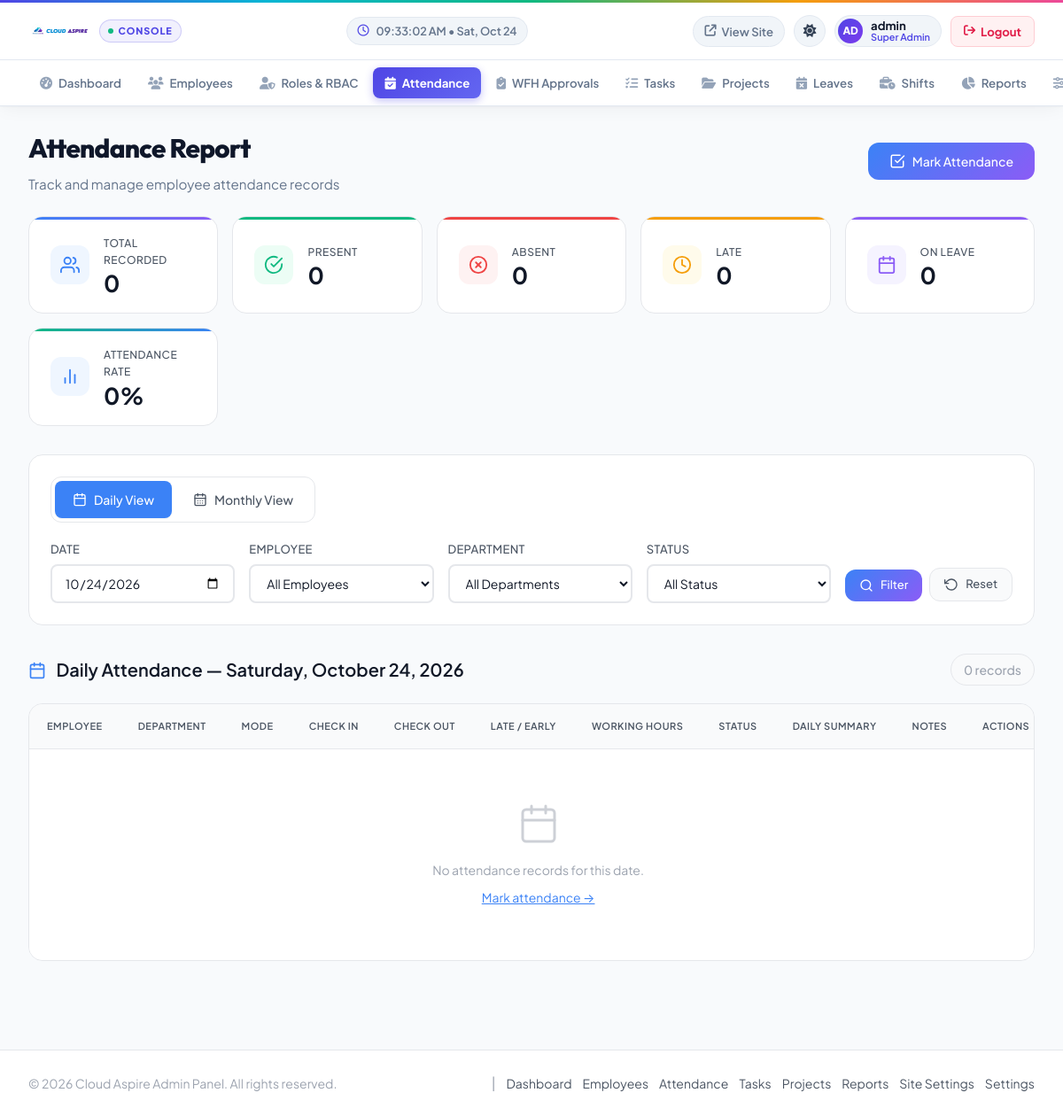
The app's page /admin/attendance.php (signed in) with its own data.
### tables this page shows
CREATE TABLE `site_settings` (
  `id` int(11) NOT NULL AUTO_INCREMENT,
  `site_name` varchar(120) NOT NULL,
  `tagline` varchar(255) DEFAULT NULL,
  `brand_color` varchar(20) DEFAULT '#4f46e5',
  `support_email` varchar(255) DEFAULT NULL,
  `support_phone` varchar(50) DEFAULT NULL,
  `logo` varchar(255) DEFAULT NULL,
  `favicon` varchar(255) DEFAULT NULL,
  `smtp_host` varchar(255) DEFAULT NULL,
  `smtp_port` smallint(5) unsigned NOT NULL DEFAULT 587,
  `smtp_encryption` varchar(10) NOT NULL DEFAULT 'tls',
  `smtp_username` varchar(255) DEFAULT NULL,
  `smtp_password` text DEFAULT NULL,
  `smtp_from_email` varchar(255) DEFAULT NULL,
  `smtp_from_name` varchar(120) DEFAULT NULL,
  `is_active` tinyint(1) NOT NULL DEFAULT 1,
  `created_at` timestamp NOT NULL DEFAULT current_timestamp(),
  `updated_at` timestamp NOT NULL DEFAULT current_timestamp() ON UPDATE current_timestamp(),
  `office_name` varchar(150) NOT NULL DEFAULT 'Cloud Aspire Headquarters',
  `office_address` varchar(255) DEFAULT NULL,
  `office_latitude` decimal(10,8) DEFAULT 11.94160000,
  `office_longitude` decimal(11,8) DEFAULT 79.80830000,
  `office_radius_meters` int(11) NOT NULL DEFAULT 100,
  `location_attendance_enabled` tinyint(1) NOT NULL DEFAULT 1,
  `wfh_early_window_minutes` int(11) NOT NULL DEFAULT 15,
  `wfh_grace_period_minutes` int(11) NOT NULL DEFAULT 15,
  `wfh_late_threshold_minutes` int(11) NOT NULL DEFAULT 30,
  `wfh_auto_reschedule_allowed` tinyint(1) NOT NULL DEFAULT 0,
  PRIMARY KEY (`id`)
);

### admin/attendance.php (the view, shortened to what this page needs)
<?php
require_once '../app/AttendanceHelper.php';
$currentPage = 'attendance';
$filterDate = $_GET['filter_date'] ?? date('Y-m-d');
$filterMonth = $_GET['filter_month'] ?? date('Y-m');
$viewMode = $_GET['view'] ?? 'daily';
$dailyRecords = [];
if ($viewMode === 'daily') {
 $sql = "SELECT a.*, e.first_name, e.last_name, e.department, e.position, e.work_mode
  FROM attendance a
  JOIN employees e ON a.employee_id = e.id
  WHERE a.date = ?";
 $params = [$filterDate];
 $sql .= " ORDER BY e.first_name ASC";
 try {
  $stmt = $pdo->prepare($sql);
  $stmt->execute($params);
  $dailyRecords = $stmt->fetchAll();
 } catch (PDOException $e) {
  error_log($e->getMessage());
 }
}
$totalPresent = 0;
$totalAbsent = 0;
$totalLate = 0;
$totalOnLeave = 0;
$totalHalfDay = 0;
$totalRecorded = 0;
$attendanceRate = $totalRecorded > 0 ? round((($totalPresent + $totalLate + $totalHalfDay) / $totalRecorded) * 100, 1) : 0;
?>
<?php include 'header.php'; ?>
<div class="page-header">
 <div>
  <h1 class="page-title">Attendance Report</h1>
  <p class="page-subtitle">Track and manage employee attendance records</p>
 </div>
 <div style="display: flex; gap: 12px;">
  <button class="btn btn-primary" onclick="openMarkAttendanceModal()">
  <svg width="18" height="18" viewBox="0 0 24 24" fill="none" stroke="currentColor" stroke-width="2" stroke-linecap="round" stroke-linejoin="round">
  <polyline points="9 11 12 14 22 4"></polyline>
  <path d="M21 12v7a2 2 0 0 1-2 2H5a2 2 0 0 1-2-2V5a2 2 0 0 1 2-2h11"></path>
  </svg>
  Mark Attendance
  </button>
 </div>
</div>
<div class="att-stats-grid">
 <div class="att-stat-card att-stat--total">
  <div class="att-stat-icon">
  <svg viewBox="0 0 24 24" fill="none" stroke="currentColor" stroke-width="2" stroke-linecap="round" stroke-linejoin="round">
  <path d="M17 21v-2a4 4 0 0 0-4-4H5a4 4 0 0 0-4 4v2"></path>
  <circle cx="9" cy="7" r="4"></circle>
  <path d="M23 21v-2a4 4 0 0 0-3-3.87"></path>
  <path d="M16 3.13a4 4 0 0 1 0 7.75"></path>
  </svg>
  </div>
  <div class="att-stat-info">
  <span class="att-stat-label">Total Recorded</span>
  <span class="att-stat-value"><?php echo $totalRecorded; ?></span>
  </div>
 </div>
 <div class="att-stat-card att-stat--present">
  <div class="att-stat-icon">
  <svg viewBox="0 0 24 24" fill="none" stroke="currentColor" stroke-width="2" stroke-linecap="round" stroke-linejoin="round">
  <path d="M22 11.08V12a10 10 0 1 1-5.93-9.14"></path>
  <polyline points="22 4 12 14.01 9 11.01"></polyline>
  </svg>
  </div>
  <div class="att-stat-info">
  <span class="att-stat-label">Present</span>
  <span class="att-stat-value"><?php echo $totalPresent; ?></span>
  </div>
 </div>
 <div class="att-stat-card att-stat--absent">
  <div class="att-stat-icon">
  <svg viewBox="0 0 24 24" fill="none" stroke="currentColor" stroke-width="2" stroke-linecap="round" stroke-linejoin="round">
  <circle cx="12" cy="12" r="10"></circle>
  <line x1="15" y1="9" x2="9" y2="15"></line>
  <line x1="9" y1="9" x2="15" y2="15"></line>
  </svg>
  </div>
  <div class="att-stat-info">
  <span class="att-stat-label">Absent</span>
  <span class="att-stat-value"><?php echo $totalAbsent; ?></span>
  </div>
 </div>
 <div class="att-stat-card att-stat--late">
  <div class="att-stat-icon">
  <svg viewBox="0 0 24 24" fill="none" stroke="currentColor" stroke-width="2" stroke-linecap="round" stroke-linejoin="round">
  <circle cx="12" cy="12" r="10"></circle>
  <polyline points="12 6 12 12 16 14"></polyline>
  </svg>
  </div>
  <div class="att-stat-info">
  <span class="att-stat-label">Late</span>
  <span class="att-stat-value"><?php echo $totalLate; ?></span>
  </div>
 </div>
 <div class="att-stat-card att-stat--leave">
  <div class="att-stat-icon">
  <svg viewBox="0 0 24 24" fill="none" stroke="currentColor" stroke-width="2" stroke-linecap="round" stroke-linejoin="round">
  <rect x="3" y="4" width="18" height="18" rx="2" ry="2"></rect>
  <line x1="16" y1="2" x2="16" y2="6"></line>
  <line x1="8" y1="2" x2="8" y2="6"></line>
  <line x1="3" y1="10" x2="21" y2="10"></line>
  </svg>
  </div>
  <div class="att-stat-info">
  <span class="att-stat-label">On Leave</span>
  <span class="att-stat-value"><?php echo $totalOnLeave; ?></span>
  </div>
 </div>
 <div class="att-stat-card att-stat--rate">
  <div class="att-stat-icon">
  <svg viewBox="0 0 24 24" fill="none" stroke="currentColor" stroke-width="2" stroke-linecap="round" stroke-linejoin="round">
  <line x1="18" y1="20" x2="18" y2="10"></line>
  <line x1="12" y1="20" x2="12" y2="4"></line>
  <line x1="6" y1="20" x2="6" y2="14"></line>
  </svg>
  </div>
  <div class="att-stat-info">
  <span class="att-stat-label">Attendance Rate</span>
  <span class="att-stat-value"><?php echo $attendanceRate; ?>%</span>
  </div>
 </div>
</div>
<div class="att-filters-section">
 <div class="att-view-toggle">
  <a href="?view=daily&filter_date=<?php echo htmlspecialchars($filterDate); ?>" class="att-view-btn <?php echo $viewMode === 'daily' ? 'active' : ''; ?>">
  Daily View
  </a>
  <a href="?view=monthly&filter_month=<?php echo htmlspecialchars($filterMonth); ?>" class="att-view-btn <?php echo $viewMode === 'monthly' ? 'active' : ''; ?>">
  Monthly View
  </a>
 </div>
 <form class="att-filters-form" method="GET" action="">
  <?php if ($viewMode === 'daily'): ?>
  <div class="att-filter-group">
  <label>Date</label>
  <input type="date" name="filter_date" class="input" value="<?php echo htmlspecialchars($filterDate); ?>">
  </div>
  <?php endif; ?>
  <div class="att-filter-group">
  <label>Employee</label>
  <select name="filter_employee" class="input">
  <option value="">All Employees</option>
  </select>
  </div>
  <div class="att-filter-group">
  <label>Department</label>
  <select name="filter_department" class="input">
  <option value="">All Departments</option>
  </select>
  </div>
  <?php if ($viewMode === 'daily'): ?>
  <div class="att-filter-group">
  <label>Status</label>
  <select name="filter_status" class="input">
  <option value="">All Status</option>
  </select>
  </div>
  <?php endif; ?>
  <div class="att-filter-actions">
  <button type="submit" class="btn btn-primary btn-sm">
  <svg width="16" height="16" viewBox="0 0 24 24" fill="none" stroke="currentColor" stroke-width="2" stroke-linecap="round" stroke-linejoin="round">
  <circle cx="11" cy="11" r="8"></circle>
  <line x1="21" y1="21" x2="16.65" y2="16.65"></line>
  </svg>
  Filter
  </button>
  <a href="?view=<?php echo htmlspecialchars($viewMode); ?>" class="btn btn-secondary btn-sm">
  <svg width="16" height="16" viewBox="0 0 24 24" fill="none" stroke="currentColor" stroke-width="2" stroke-linecap="round" stroke-linejoin="round">
  <polyline points="1 4 1 10 7 10"></polyline>
  <path d="M3.51 15a9 9 0 1 0 2.13-9.36L1 10"></path>
  </svg>
  Reset
  </a>
  </div>
 </form>
</div>
<?php if ($viewMode === 'daily'): ?>
<div class="section">
 <div class="section-header">
  <h2 class="section-title">
  Daily Attendance — <?php echo date('l, F j, Y', strtotime($filterDate)); ?>
  </h2>
  <span class="att-record-count"><?php echo count($dailyRecords); ?> records</span>
 </div>
 <div class="table-container">
  <table>
  <thead>
  <tr>
  <th>Employee</th>
  <th>Department</th>
  <th>Mode</th>
  <th>Check In</th>
  <th>Check Out</th>
  <th>Late / Early</th>
  <th>Working Hours</th>
  <th>Status</th>
  <th>Daily Summary</th>
  <th>Notes</th>
  <th>Actions</th>
  </tr>
  </thead>
  <tbody>
  <?php if (empty($dailyRecords)): ?>
  <tr>
  <td colspan="11" style="text-align: center; color: var(--text-tertiary); padding: 60px 20px;">
  <br>No attendance records for this date.
  <br><a href="javascript:void(0)" onclick="openMarkAttendanceModal()" style="color: var(--primary-500); margin-top: 8px; display: inline-block;">Mark attendance →</a>
  </td>
  </tr>
  <?php endif; ?>
  </tbody>
  </table>
 </div>
</div>
<?php endif; ?>
<?php include 'footer.php'; ?>

### admin/header.php (shortened to what this page needs)
<?php
$activeSiteSettings = null;
if (isset($pdo) && $pdo instanceof PDO) {
    try {
        $stmt = $pdo->query("SELECT site_name, logo, favicon FROM site_settings WHERE is_active = 1 ORDER BY updated_at DESC LIMIT 1");
        $activeSiteSettings = $stmt->fetch(PDO::FETCH_ASSOC);
    } catch (PDOException $e) {}
}
$adminBrandName    = !empty($activeSiteSettings['site_name']) ? $activeSiteSettings['site_name'] : 'Cloud Aspire';
$adminBrandLogo    = !empty($activeSiteSettings['logo']) ? '/assets/uploads/site/' . rawurlencode($activeSiteSettings['logo']) : null;
$adminUsername = $_SESSION['admin_username'] ?? 'Administrator';
$adminInitials = strtoupper(substr($adminUsername, 0, 2)) ?: 'AD';
$adminNavLinks = [
    'dashboard'     => ['label' => 'Dashboard',     'icon' => 'fa-gauge-high'],
    'employee'      => ['label' => 'Employees',     'icon' => 'fa-users'],
    'roles'         => ['label' => 'Roles & RBAC',  'icon' => 'fa-user-shield'],
    'attendance'    => ['label' => 'Attendance',    'icon' => 'fa-calendar-check'],
    'attendance_requests' => ['label' => 'WFH Approvals', 'icon' => 'fa-clipboard-check'],
    'task'          => ['label' => 'Tasks',         'icon' => 'fa-list-check'],
    'project'       => ['label' => 'Projects',      'icon' => 'fa-folder-open'],
    'leave'         => ['label' => 'Leaves',        'icon' => 'fa-calendar-xmark'],
    'shifts'        => ['label' => 'Shifts',        'icon' => 'fa-business-time'],
    'reports'       => ['label' => 'Reports',       'icon' => 'fa-chart-pie'],
    'site_settings'   => ['label' => 'Site Settings',   'icon' => 'fa-sliders'],
    'office_location' => ['label' => 'Office GPS',      'icon' => 'fa-location-dot'],
    'settings'        => ['label' => 'Settings',        'icon' => 'fa-gear'],
];
?>
<!DOCTYPE html>
<html lang="en">
<head>
    <link rel="stylesheet" href="https://cdnjs.cloudflare.com/ajax/libs/font-awesome/6.5.1/css/all.min.css">
    <link rel="stylesheet" href="/assets/css/theme.css">
</head>
<body>
    <header class="adm-header-wrapper">
        <div class="adm-navbar" role="navigation" aria-label="Admin Navigation">
            <a href="dashboard" class="adm-brand-area" title="<?php echo htmlspecialchars($adminBrandName); ?> Admin Dashboard">
                <?php if ($adminBrandLogo): ?>
                    <img src="<?php echo htmlspecialchars($adminBrandLogo); ?>" alt="<?php echo htmlspecialchars($adminBrandName); ?>" class="adm-brand-logo-img">
                <?php endif; ?>
                <span class="adm-badge-saas">
                    <span class="adm-pulse-dot"></span>
                    <span>Console</span>
                </span>
            </a>
            <div class="adm-nav-center">
                <div class="adm-clock-widget" title="Live System Time">
                    <i class="fa-regular fa-clock"></i>
                    <span id="adminLiveClock">Syncing...</span>
                </div>
            </div>
            <div class="adm-nav-actions">
                <a href="/" target="_blank" class="adm-link-portal" title="Open public portal">
                    <i class="fa-solid fa-arrow-up-right-from-square"></i>
                    <span>View Site</span>
                </a>
                <button type="button" class="adm-theme-toggle" id="adminThemeToggle" aria-label="Toggle theme mode" title="Toggle dark / light theme">
                    <i class="fa-solid fa-sun" id="themeNavIcon"></i>
                </button>
                <div class="adm-user-chip" title="Signed in as Administrator">
                    <div class="adm-user-avatar"><?php echo $adminInitials; ?></div>
                    <div class="adm-user-meta">
                        <span class="adm-user-name"><?php echo htmlspecialchars($adminUsername); ?></span>
                        <span class="adm-user-role">Super Admin</span>
                    </div>
                </div>
                <a href="logout" class="adm-btn-logout" title="Sign out of Admin Console">
                    <i class="fa-solid fa-arrow-right-from-bracket"></i>
                    <span>Logout</span>
                </a>
            </div>
        </div>
        <nav class="adm-subnav-bar" aria-label="Admin Navigation Menu">
            <div class="adm-subnav-container">
                <div class="adm-nav-tabs-bar">
                    <?php foreach ($adminNavLinks as $pageKey => $navItem): ?>
                        <a href="<?php echo $pageKey; ?>"
                           class="adm-tab-link <?php echo (($currentPage ?? '') === $pageKey) ? 'active' : ''; ?>">
                            <i class="fa-solid <?php echo $navItem['icon']; ?>"></i>
                            <span><?php echo htmlspecialchars($navItem['label']); ?></span>
                        </a>
                    <?php endforeach; ?>
                </div>
            </div>
        </nav>
    </header>
    <main class="main-content">

### admin/footer.php (shortened to what this page needs)
</main>
<footer class="admin-footer">
<div class="footer-content">
<p class="footer-text">
&copy; <?php echo date('Y'); ?> <?php echo htmlspecialchars($adminBrandName ?? 'Cloud Aspire'); ?> Admin Panel. All rights reserved.
</p>
<div class="footer-links">
<span class="footer-divider">|</span>
<a href="dashboard">Dashboard</a>
<a href="employee">Employees</a>
<a href="attendance">Attendance</a>
<a href="task">Tasks</a>
<a href="project">Projects</a>
<a href="reports">Reports</a>
<a href="site_settings">Site Settings</a>
<a href="settings">Settings</a>
</div>
</div>
</footer>
</body>
</html>

### records on screen
site_settings: logo (picture), site_name "Cloud Aspire"

### other values on screen
$adminInitials "AD"
$adminUsername "admin"
$navItem['label'] "Dashboard"
$navItem['label'] "Employees"
$navItem['label'] "Roles & RBAC"
$navItem['label'] "Attendance"
$navItem['label'] "WFH Approvals"
$navItem['label'] "Tasks"
$navItem['label'] "Projects"
$navItem['label'] "Leaves"
$navItem['label'] "Shifts"
$navItem['label'] "Reports"
$totalRecorded "0"
$totalPresent "0"
$totalAbsent "0"
